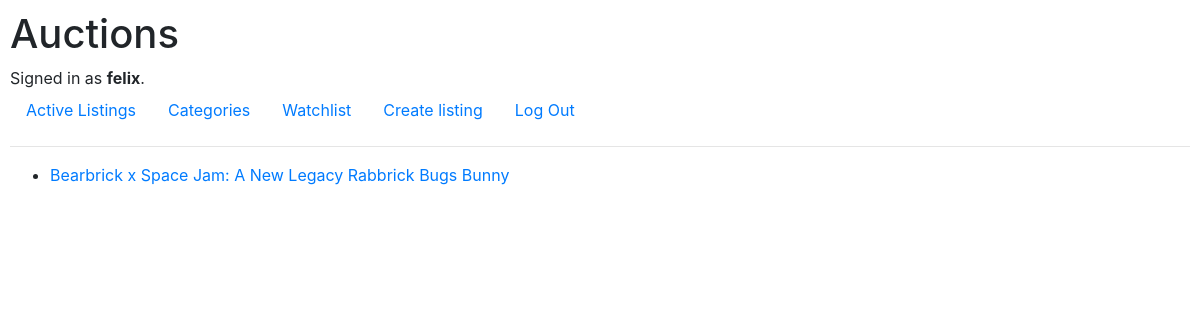
The app's page /categories/Toys (signed in) with its own data.
### auctions/models.py (models this page shows, shortened)
class User(AbstractUser):
    pass

class Listing(models.Model):
    title = models.CharField(max_length=64)
    description = models.CharField(max_length=512)
    category = models.CharField(max_length=512, blank=True)
    price = models.DecimalField(max_digits=10, decimal_places=2)
    url = models.URLField(max_length=512, blank=True)
    user = models.ForeignKey(User, on_delete=models.CASCADE)
    time = models.DateTimeField(auto_now_add=True)
    winner = models.ForeignKey(User, on_delete=models.CASCADE, related_name='won_auctions', null=True, blank=True)
    active = models.BooleanField(default=True)

### auctions/views.py (the view)
# urls.py: path("categories/<str:listing_category>", views.listing_category, name="listing_category")
def listing_category(request, listing_category):
    listing = Listing.objects.filter(category=listing_category)
    return render(request, "auctions/cat_detail.html", {
        "listing_category": listing_category,
        "listing": listing
    })

### auctions/templates/auctions/cat_detail.html
{% extends "auctions/layout.html" %}
{% block body %}
    <ul>
        {% for item in listing %}
            <li>
                <a href="{% url 'listing_detail' item.id %}">
                    {{ item.title }}
                </a>
            </li>
        {% endfor %}
    </ul>
{% endblock %}

### auctions/templates/auctions/layout.html (shortened to what this page needs)
{% load static %}
<!DOCTYPE html>
<html lang="en">
    <head>
        <link rel="stylesheet" href="https://stackpath.bootstrapcdn.com/bootstrap/4.4.1/css/bootstrap.min.css">
        <link href="{% static 'auctions/styles.css' %}" rel="stylesheet">
    </head>
    <body>
        <h1>Auctions</h1>
        <div>
            {% if user.is_authenticated %}
                Signed in as <strong>{{ user.username }}</strong>.
            {% else %}
                Not signed in.
            {% endif %}
        </div>
        <ul class="nav">
            <li class="nav-item">
                <a class="nav-link" href="{% url 'index' %}">Active Listings</a>
            </li>
            {% if user.is_authenticated %}
                <li class="nav-item">
                    <a class="nav-link" href="{% url 'categories' %}">Categories</a>
                </li>
                <li class="nav-item">
                    <a class="nav-link" href="{% url 'watchlist' user.username %}">Watchlist</a>
                </li>
                <li class="nav-item">
                    <a class="nav-link" href="{% url 'create' %}">Create listing</a>
                </li>
                <li class="nav-item">
                    <a class="nav-link" href="{% url 'logout' %}">Log Out</a>
                </li>
            {% endif %}
        </ul>
        <hr>
        {% block body %}
        {% endblock %}
    </body>
</html>

### auctions/static/auctions/styles.css (style rules this page uses)
body { padding: 10px; }

### records on screen
User: username "felix"
Listing: title "Bearbrick x Space Jam: A New Legacy Rabbrick Bugs Bunny"
